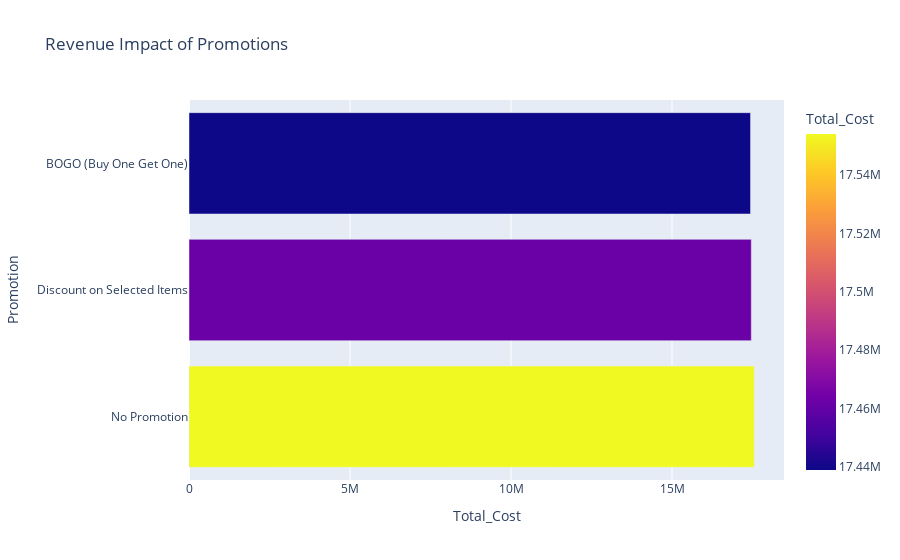

This figure's notebook cell:
### Markdown cell above
🔹 Q4. Do promotions actually increase revenue?

### Code cell
promo_revenue = (
    df.groupby("Promotion")["Total_Cost"]
    .sum()
    .reset_index()
    .sort_values("Total_Cost", ascending=False)
)

fig = px.bar(
    promo_revenue,
    x="Total_Cost",
    y="Promotion",
    orientation="h",
    title="Revenue Impact of Promotions",
    color="Total_Cost"
)
fig.show()

### Figure 1 — Plotly figure (JSON) as saved in the notebook; plotly's stock layout.template omitted (floating-point values rounded to 4 significant figures)
{"data": [{"hovertemplate": "Total_Cost=%{marker.color}<br>Promotion=%{y}<extra></extra>", "legendgroup": "", "marker": {"color": [17550000.0, 17460000.0, 17440000.0], "coloraxis": "coloraxis", "pattern": {"shape": ""}}, "name": "", "orientation": "h", "showlegend": false, "textposition": "auto", "type": "bar", "x": [17550000.0, 17460000.0, 17440000.0], "xaxis": "x", "y": ["No Promotion", "Discount on Selected Items", "BOGO (Buy One Get One)"], "yaxis": "y"}], "layout": {"barmode": "relative", "coloraxis": {"colorbar": {"title": {"text": "Total_Cost"}}, "colorscale": [[0, "#0d0887"], [0.1111, "#46039f"], [0.2222, "#7201a8"], [0.3333, "#9c179e"], [0.4444, "#bd3786"], [0.5556, "#d8576b"], [0.6667, "#ed7953"], [0.7778, "#fb9f3a"], [0.8889, "#fdca26"], [1, "#f0f921"]]}, "legend": {"tracegroupgap": 0}, "title": {"text": "Revenue Impact of Promotions"}, "xaxis": {"anchor": "y", "domain": [0, 1], "title": {"text": "Total_Cost"}}, "yaxis": {"anchor": "x", "domain": [0, 1], "title": {"text": "Promotion"}}}}
